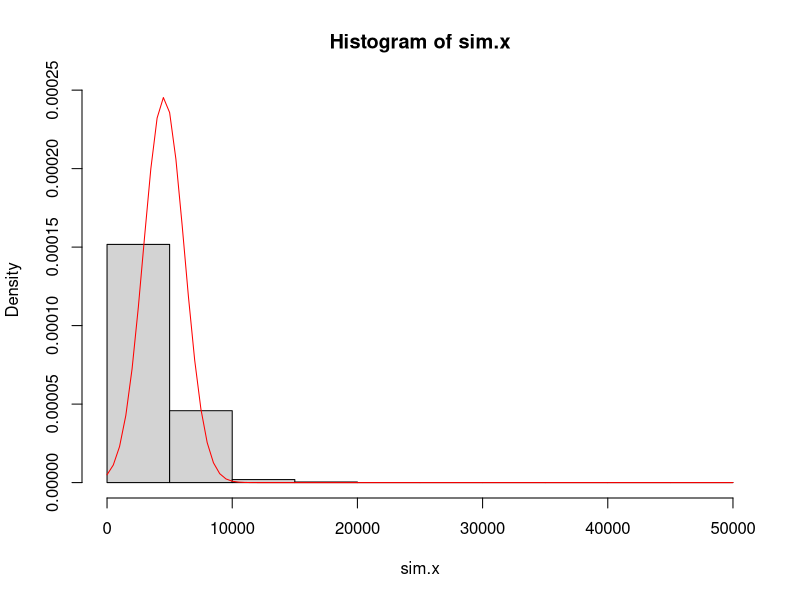
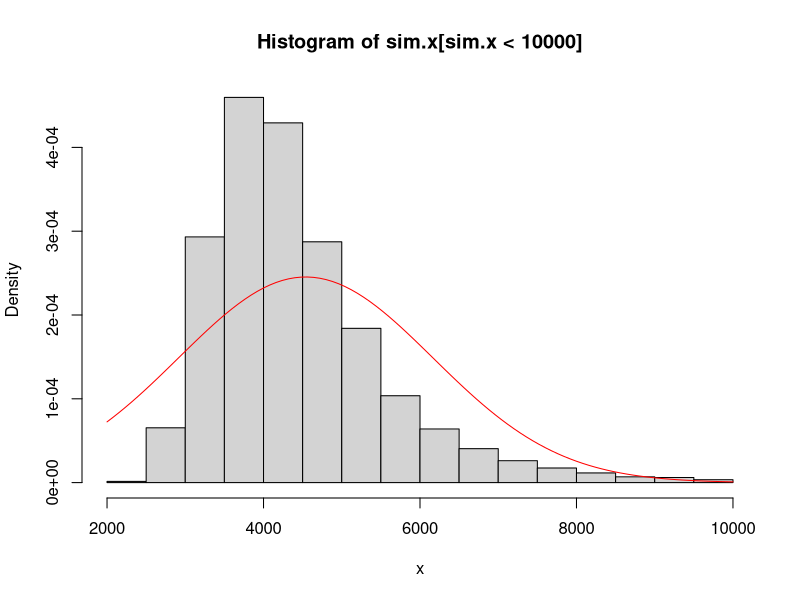
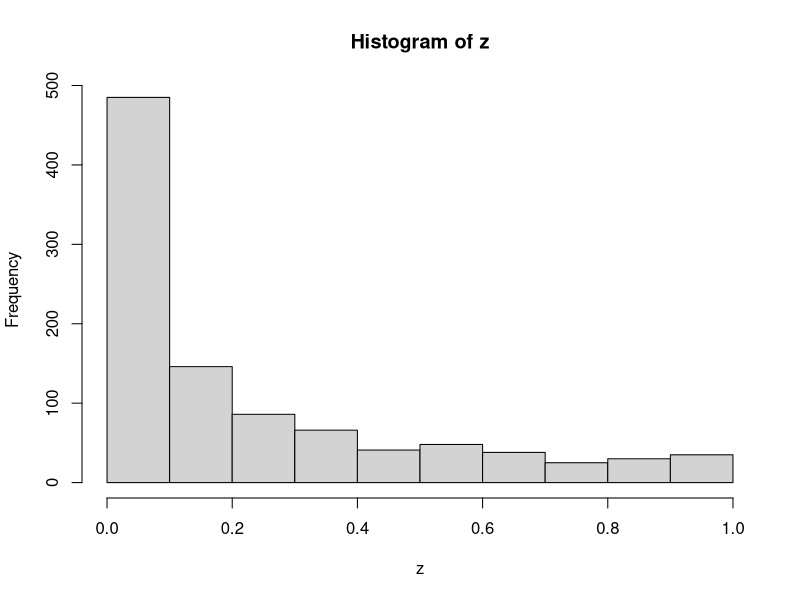

These charts were generated, in order, by the following R code:
## 
##
## Concrete example of t–test on highly skewed data 
### ### Medical cost data for two groups with two age bands with > 3000 obs each
### ### Sub-groups of people with very different cost distributions (woman v. men, chronic v. acute v. no conditions)
### ### More than half the values are zero - indicating more than 5% of people had no medical care that year
##
##
##
## Simulated data
## 5/8 of data are zeros in any case
## the remaining data have log-normal distribution
## the parameters of that distribution are arranged to reproduce the observed means 
## and third quartile provided in the stack exchange example
##
## Min.  1st Qu.   Median     Mean  3rd Qu.     Max. 
## 0.0      0.0      0.0   4536.0    302.6 395300.0 
## Min.  1st Qu.   Median     Mean  3rd Qu.     Max. 
## 0.0      0.0      0.0   4964.0    423.8 721700.0 
##
## Generate positive random values with a median of 0, given Q3,
# and given mean. Make a proportion 1-e of them true zeros.
##
##
rskew <- function(n, x.mean, x.q3, e=3/8) {
  beta <- qnorm(1 - (1/4)/e)
  gamma <- 2*(log(x.q3) - log(x.mean/e))
  sigma <- sqrt(beta^2 - gamma) + beta
  mu <- log(x.mean/e) - sigma^2/2
  m <- floor(n * e)
  c(exp(rnorm(m, mu, sigma)), rep(0, n-m))
}
##
##
## See how closely the summary statistics are reproduced.
# (The quartiles will be close; the maxima not too far off;
# the means may differ a lot, though.)
##
set.seed(23)
x <- rskew(3300, 4536, 302.6)
y <- rskew(3400, 4964, 423.8)
summary(x)
summary(y)
##
## Estimate the sampling distribution of the mean.
##
set.seed(17)
sim.x <- replicate(10^4, mean(rskew(3367, 4536, 302.6)))
hist(sim.x, freq=FALSE, ylim=c(0, dnorm(0, sd=sd(sim.x))))
curve(dnorm(x, mean(sim.x), sd(sim.x)), add=TRUE, col="Red")
##
## The histogram of these means estimates the sampling distribution of the mean. 
## The t-test is valid when this distribution is approximately Normal; 
## the extent to which it deviates from Normality 
## indicates the extent to which the Student t distribution will err.
## 
##
hist(sim.x[sim.x < 10000], xlab="x", freq=FALSE) # focusing on the observations that aren't outliers
curve(dnorm(x, mean(sim.x), sd(sim.x)), add=TRUE, col="Red")
##
# Can a t-test detect a difference with more data?
##
set.seed(23)
n.factor <- 50
z <- replicate(10^3, {
  x <- rskew(3300*n.factor, 4536, 302.6)
  y <- rskew(3400*n.factor, 4964, 423.8)
  t.test(x,y)$p.value
})
hist(z)
mean(z < .05) # The estimated power at a 5% significance level